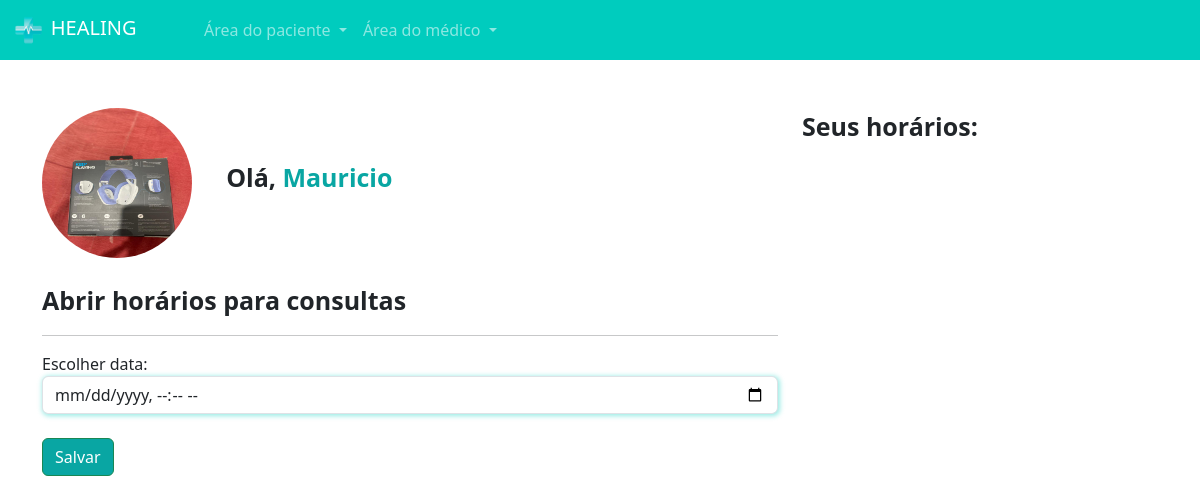
The app's page /medicos/abrir_horario/ (signed in), older data.
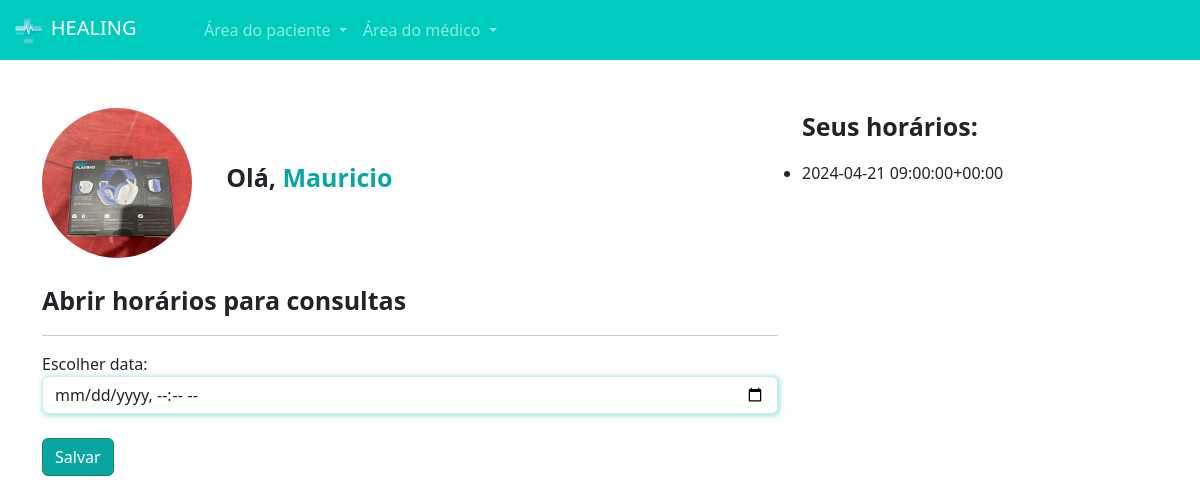
The same page, newer data.
### medico/models.py (models this page shows)
class DatasAbertas(models.Model):
    data = models.DateTimeField()
    user = models.ForeignKey(User, on_delete=models.DO_NOTHING)
    agendado = models.BooleanField(default=False)
    def __str__(self):
        return str(self.data)

### medico/views.py (the view, shortened to what this page needs)
# urls.py: path('abrir_horario/', views.abrir_horario, name="abrir_horario"),
def abrir_horario(request):
    if not is_medico(request.user):
        messages.add_message(request, constants.WARNING, "Somente médicos podem abrir horários")
        return redirect('/usuarios/sair')
    if request.method == "GET":
        dados_medicos = DadosMedico.objects.get(user=request.user)
        datas_abertas = DatasAbertas.objects.filter(user=request.user)
        print(datas_abertas)
        return render(request, 'abrir_horario.html', {'dados_medicos': dados_medicos, 'datas_abertas': datas_abertas, 'is_medico': is_medico(request.user)})

### medico/models.py (called while the page is built)
def  is_medico(user):
    return DadosMedico.objects.filter(user=user).exists()

### medico/templates/abrir_horario.html (shortened to what this page needs)
{% extends "base.html" %}
{% load static %}
{% block 'head' %}
    <link rel="stylesheet" href="{% static 'medicos/css/abrir_horario.css' %}">
    <link rel="stylesheet" href="{% static 'usuarios/css/usuarios.css' %}">
    <link rel="stylesheet" href="{% static 'medicos/css/cadastro_medico.css' %}">
{% endblock 'head' %}
{% block 'body' %}
{% include 'partials/navbar.html' %}
    <div class="container">
        <br><br>
        <div class="row">
            <div class="col-md-8">
                <img src="{{dados_medicos.foto.url}}"  class="foto-perfil" alt="">
                <label style="margin-left: 30px; font-size: 25px" class="p-bold">Olá, <span class="color-dark">{{request.user.username}}</span></label>
                <br>
                <br>
                <p style="font-size: 25px" class="p-bold">Abrir horários para consultas</p>
                <hr>
                <form action="{% url 'abrir_horario' %}" method="POST">{% csrf_token %}
                    <label for="">Escolher data:</label>
                    <input type="datetime-local" name="data" class="form-control shadow-main-color">
                    <br>
                    <input type="submit" value="Salvar" class="btn btn-success btn-dark-color">
                </form>
            </div>
            <div class="col-md-4">
                <p style="font-size: 25px" class="p-bold">Seus horários:</p>
                <ul class="list-group">
                    {% for data in datas_abertas %}
                    <li>{{data}}</li>
                    {% endfor %}
                </ul>
            </div>
        </div>
    </div>
{% endblock 'body' %}

Row changes from the older to the newer data that the page shows:
added DatasAbertas: data "2024-04-21 09:00:00+00:00"
